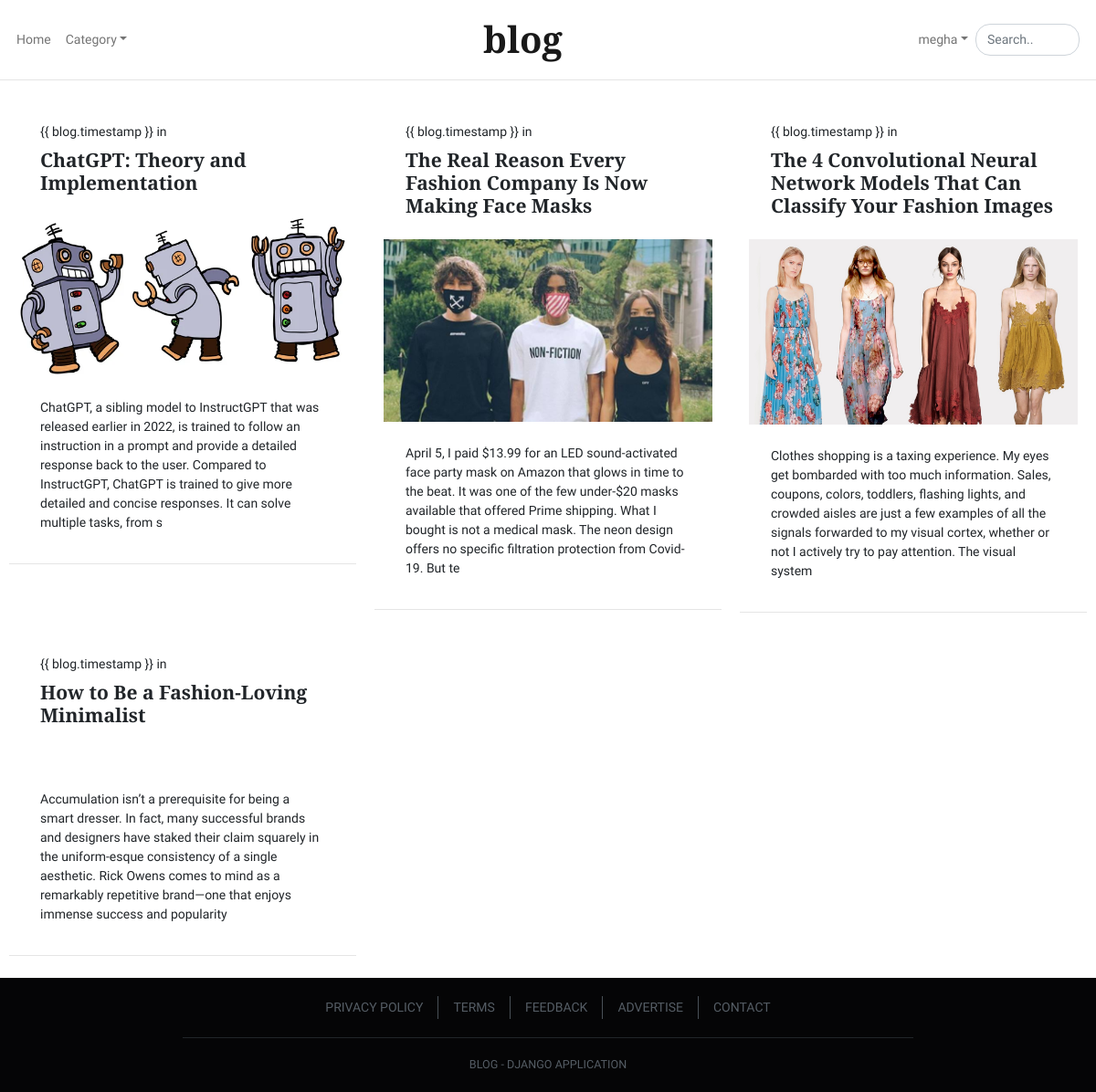
The page /your-blogs/ (signed in) on the database its author committed.
### blogs/models.py (models this page shows, shortened)
class Blog(models.Model):
    user = models.ForeignKey(User, on_delete=models.CASCADE)
    title = models.CharField(max_length=500)
    content = models.TextField()
    image = models.ImageField(upload_to='blog_images')
    tags = models.ManyToManyField(Tags)
    timestamp = models.DateTimeField(auto_now_add=True)

### blogs/views.py (the view)
# urls.py: path('your-blogs/', your_blogs, name='your-blogs-view'),
def your_blogs(request):
    blogs = Blog.objects.filter(user=request.user)
    tags = Tags.objects.all()
    context = {'blogs':blogs, 'tags':tags}
    return render(request, 'your_blogs.html', context)

### templates/your_blogs.html (shortened to what this page needs)
{% extends 'components/base.html' %}
{% load static %}
{% block content %}
{% include 'components/navbar.html' %}
<main class="main pt-4">
  <div class="container">
    <div class="row">
      {% for blog in blogs %}
      <div class="col-md-4">
        <article class="card mb-4">
          <header class="card-header">
            <div class="card-meta">
              <a href="{% url 'single-blog-view' blog.pk %}"><time class="timeago" datetime="{{ blog.timestamp }}">{{
                  blog.timestamp }}</time></a> in <a href="{% url 'single-blog-view' blog.pk %}"></a>
            </div>
            <a href="{% url 'single-blog-view' blog.pk %}">
              <h4 class="card-title">{{ blog.title }}</h4>
            </a>
          </header>
          <a href="{% url 'single-blog-view' blog.pk %}">
            <img class="card-img" src="{{ blog.image.url }}" alt="" />
          </a>
          <div class="card-body">
            <p class="card-text">{{ blog.content|slice:":300" }}</p>
          </div>
        </article>
      </div>
      {% empty %}
      <h4 class="card-title  text-center m-5">You haven't written any blog yet.</h4>
      <h2 class="card-title text-center m-5">Share knowledge with others by blogging <a href="{% url 'create-blog-view' %}">here...</a> </h2>
      {% endfor %}
    </div>
  </div>
</main>
{% include 'components/footer.html' %}
{% endblock content %}

### templates/components/navbar.html (shortened to what this page needs)
<header>
    <nav class="navbar navbar-expand-md navbar-light bg-white absolute-top">
        <div class="container">
            <div class="collapse navbar-collapse order-3 order-md-2" id="navbar-left">
                <ul class="navbar-nav me-auto">
                        <a class="nav-link" href="/">Home</a>
                    <li class="nav-item dropdown">
                        <a class="nav-link dropdown-toggle" href="#" id="dropdown03" data-bs-toggle="dropdown"
                            aria-haspopup="true" aria-expanded="false">Category</a>
                    </li>
                </ul>
            </div>
            <a class="navbar-brand mx-auto order-1 order-md-3" href="/">Blog</a>
            <div class="collapse navbar-collapse order-4 order-md-4" id="navbar-right">
                <ul class="navbar-nav ms-auto">
                    {% if user.is_authenticated %}
                    <li class="nav-item dropdown">
                        <a class="nav-link dropdown-toggle" href="#" id="dropdown03" data-bs-toggle="dropdown"
                            aria-haspopup="true" aria-expanded="false">{{ user.username }}</a>
                    </li>
                    {% endif %}
                </ul>
                <form class="form-inline" method="get" action="{% url 'index-view' %}">
                    <input class="search js-search form-control form-control-rounded me-sm-2" type="text"
                        title="Enter search query here.." placeholder="Search.." aria-label="Search" name="search">
                </form>
            </div>
        </div>
    </nav>
</header>

### rows shown on the page
Blog: title "ChatGPT: Theory and Implementation", image (picture), content "ChatGPT, a sibling model to InstructGPT that was released earlier in 2022, is trained to follow an instruction in a prompt and provide a detailed response back to the user. Compared to InstructGPT, ChatGPT is trained to give more detailed and concise responses. It can solve multiple tasks, from s"
Blog: title "The Real Reason Every Fashion Company Is Now Making Face Masks", image (picture), content "April 5, I paid $13.99 for an LED sound-activated face party mask on Amazon that glows in time to the beat. It was one of the few under-$20 masks available that offered Prime shipping. What I bought is not a medical mask. The neon design offers no specific filtration protection from Covid-19. But te"
Blog: title "The 4 Convolutional Neural Network Models That Can Classify Your Fashion Images", image (picture), content "Clothes shopping is a taxing experience. My eyes get bombarded with too much information. Sales, coupons, colors, toddlers, flashing lights, and crowded aisles are just a few examples of all the signals forwarded to my visual cortex, whether or not I actively try to pay attention. The visual system"
Blog: title "How to Be a Fashion-Loving Minimalist", content "Accumulation isn’t a prerequisite for being a smart dresser. In fact, many successful brands and designers have staked their claim squarely in the uniform-esque consistency of a single aesthetic. Rick Owens comes to mind as a remarkably repetitive brand—one that enjoys immense success and popularity"

### other values the page prints
{{ user.username }} "megha"
